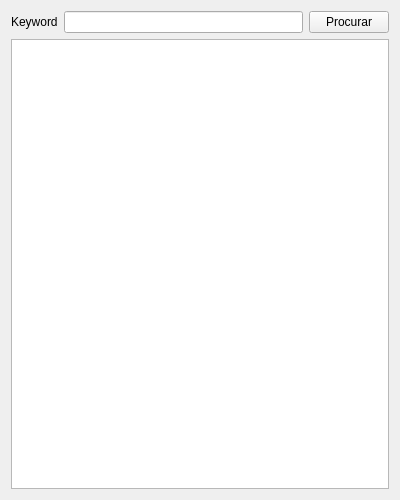
<?xml version="1.0" encoding="UTF-8"?>
<ui version="4.0">
 <class>MainWindow</class>
 <widget class="QWidget" name="MainWindow">
  <property name="geometry">
   <rect>
    <x>0</x>
    <y>0</y>
    <width>400</width>
    <height>500</height>
   </rect>
  </property>
  <property name="windowTitle">
   <string>Procurar palavra no texto</string>
  </property>
  <layout class="QVBoxLayout" name="verticalLayout_2">
   <item>
    <layout class="QHBoxLayout" name="searchBar">
     <item>
      <widget class="QLabel" name="searchBarLabel">
       <property name="text">
        <string>Keyword</string>
       </property>
      </widget>
     </item>
     <item>
      <widget class="QLineEdit" name="searchBarInput"/>
     </item>
     <item>
      <widget class="QPushButton" name="searchBarButton">
       <property name="text">
        <string>Procurar</string>
       </property>
      </widget>
     </item>
    </layout>
   </item>
   <item>
    <layout class="QVBoxLayout" name="sourceText">
     <item>
      <widget class="QTextEdit" name="sourceTextField"/>
     </item>
    </layout>
   </item>
  </layout>
 </widget>
 <resources/>
 <connections/>
</ui>
